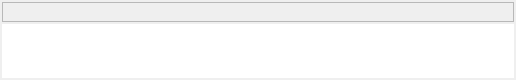
<?xml version="1.0" encoding="UTF-8"?>
<ui version="4.0">
 <class>dataBand</class>
 <widget class="QWidget" name="dataBand">
  <property name="geometry">
   <rect>
    <x>0</x>
    <y>0</y>
    <width>516</width>
    <height>80</height>
   </rect>
  </property>
  <property name="windowTitle">
   <string>Form</string>
  </property>
  <layout class="QVBoxLayout" name="verticalLayout">
   <property name="spacing">
    <number>2</number>
   </property>
   <property name="leftMargin">
    <number>2</number>
   </property>
   <property name="topMargin">
    <number>2</number>
   </property>
   <property name="rightMargin">
    <number>2</number>
   </property>
   <property name="bottomMargin">
    <number>2</number>
   </property>
   <item>
    <widget class="QFrame" name="frame">
     <property name="sizePolicy">
      <sizepolicy hsizetype="Preferred" vsizetype="Preferred">
       <horstretch>0</horstretch>
       <verstretch>0</verstretch>
      </sizepolicy>
     </property>
     <property name="maximumSize">
      <size>
       <width>16777215</width>
       <height>20</height>
      </size>
     </property>
     <property name="frameShape">
      <enum>QFrame::StyledPanel</enum>
     </property>
     <property name="frameShadow">
      <enum>QFrame::Raised</enum>
     </property>
     <layout class="QHBoxLayout" name="horizontalLayout">
      <property name="leftMargin">
       <number>6</number>
      </property>
      <property name="topMargin">
       <number>4</number>
      </property>
      <property name="rightMargin">
       <number>6</number>
      </property>
      <property name="bottomMargin">
       <number>4</number>
      </property>
      <item>
       <widget class="QLabel" name="status">
        <property name="minimumSize">
         <size>
          <width>80</width>
          <height>0</height>
         </size>
        </property>
        <property name="maximumSize">
         <size>
          <width>80</width>
          <height>18</height>
         </size>
        </property>
        <property name="font">
         <font>
          <pointsize>10</pointsize>
         </font>
        </property>
       </widget>
      </item>
      <item>
       <widget class="QLabel" name="callSign">
        <property name="minimumSize">
         <size>
          <width>80</width>
          <height>0</height>
         </size>
        </property>
        <property name="maximumSize">
         <size>
          <width>80</width>
          <height>18</height>
         </size>
        </property>
        <property name="font">
         <font>
          <pointsize>10</pointsize>
         </font>
        </property>
        <property name="text">
         <string/>
        </property>
       </widget>
      </item>
      <item>
       <widget class="QLabel" name="callSignData">
        <property name="minimumSize">
         <size>
          <width>250</width>
          <height>0</height>
         </size>
        </property>
        <property name="maximumSize">
         <size>
          <width>16777215</width>
          <height>18</height>
         </size>
        </property>
        <property name="font">
         <font>
          <pointsize>10</pointsize>
         </font>
        </property>
        <property name="text">
         <string/>
        </property>
       </widget>
      </item>
      <item>
       <spacer name="horizontalSpacer">
        <property name="orientation">
         <enum>Qt::Horizontal</enum>
        </property>
        <property name="sizeHint" stdset="0">
         <size>
          <width>40</width>
          <height>20</height>
         </size>
        </property>
       </spacer>
      </item>
     </layout>
    </widget>
   </item>
   <item>
    <widget class="QTextEdit" name="dataEdit">
     <property name="sizePolicy">
      <sizepolicy hsizetype="Preferred" vsizetype="Preferred">
       <horstretch>0</horstretch>
       <verstretch>0</verstretch>
      </sizepolicy>
     </property>
     <property name="minimumSize">
      <size>
       <width>0</width>
       <height>40</height>
      </size>
     </property>
     <property name="font">
      <font>
       <pointsize>10</pointsize>
      </font>
     </property>
     <property name="frameShape">
      <enum>QFrame::NoFrame</enum>
     </property>
     <property name="frameShadow">
      <enum>QFrame::Sunken</enum>
     </property>
    </widget>
   </item>
  </layout>
 </widget>
 <resources/>
 <connections/>
</ui>
